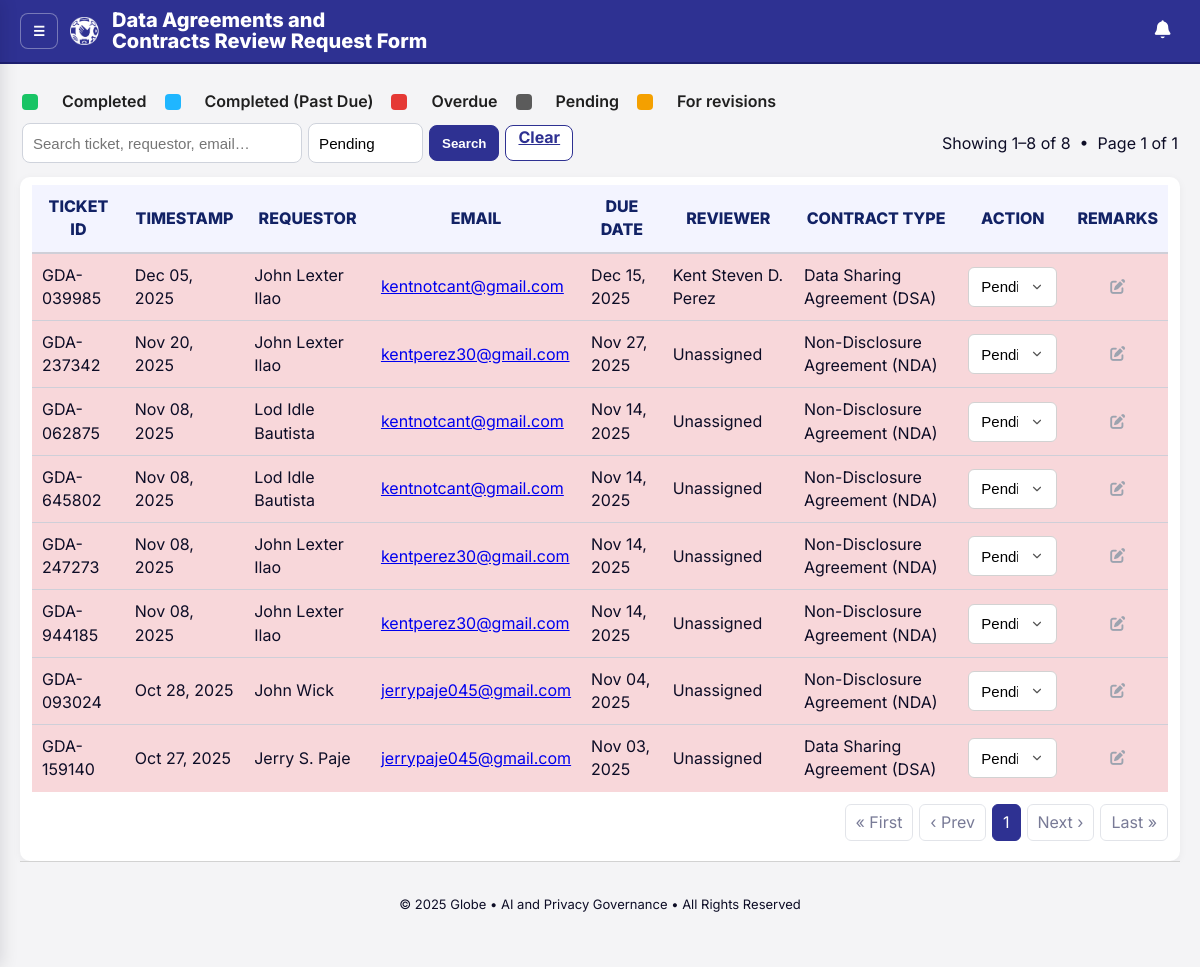
/tickets.php?status=Pending (signed in), run on the app's committed database.
### tables this page shows
CREATE TABLE `tickets` (
  `id` bigint(20) unsigned NOT NULL AUTO_INCREMENT,
  `ticket_code` varchar(20) NOT NULL,
  `created_at` datetime NOT NULL DEFAULT current_timestamp(),
  `full_name` varchar(200) NOT NULL,
  `email` varchar(200) NOT NULL,
  `priority` enum('Low','Normal','High','Urgent') DEFAULT 'Normal',
  `due_date` date DEFAULT NULL,
  `completed_at` datetime DEFAULT NULL,
  `grp` varchar(50) NOT NULL,
  `tribe` varchar(200) DEFAULT NULL,
  `assigned_lawyer` varchar(200) DEFAULT NULL,
  `cc_emails` text DEFAULT NULL,
  `summary` text NOT NULL,
  `contract_type` varchar(100) NOT NULL,
  `contract_other` varchar(200) DEFAULT NULL,
  `customer` varchar(200) NOT NULL,
  `vendor` varchar(200) NOT NULL,
  `pd_nature` varchar(120) NOT NULL,
  `pd_other_text` varchar(255) DEFAULT NULL,
  `clauses` text NOT NULL,
  `doc_link` varchar(1000) DEFAULT NULL,
  `status` enum('Pending','In Review','For Revisions','Completed') NOT NULL DEFAULT 'Pending',
  `remarks` text DEFAULT NULL,
  `email_24h_sent` tinyint(1) NOT NULL DEFAULT 0,
  `email_24h_sent_at` datetime DEFAULT NULL,
  PRIMARY KEY (`id`)
);

CREATE TABLE `lawyers` (
  `id` int(11) NOT NULL AUTO_INCREMENT,
  `name` varchar(100) NOT NULL,
  `email` varchar(190) NOT NULL,
  `pass_hash` varchar(255) NOT NULL,
  `role` enum('lawyer','admin') NOT NULL DEFAULT 'lawyer',
  `created_at` timestamp NOT NULL DEFAULT current_timestamp(),
  `archived_at` datetime DEFAULT NULL,
  `archived_by` int(11) DEFAULT NULL,
  PRIMARY KEY (`id`),
  UNIQUE KEY `email` (`email`),
  KEY `idx_lawyers_archived_at` (`archived_at`)
);

### api/query_tickets.php (called while the page is built, shortened)
<?php
$q       = trim($_GET['q'] ?? '');
$page    = max(1, (int)($_GET['page'] ?? 1));
$perPage = 10;
$status = $_GET['status'] ?? '';
$conditions = ['1'];
$types      = '';
$params     = [];
if ($status !== '') {
    if ($status === 'Overdue') {
        $conditions[] = "(t.due_date < CURDATE() AND t.status <> 'Completed')";
    } else {
        $conditions[] = "t.status = ?";
        $params[] = $status;
        $types   .= 's';
    }
}
$where = implode(' AND ', $conditions);
$usePrepared = ($types !== '');
$countSql = "
SELECT COUNT(*) c
FROM tickets t
LEFT JOIN lawyers l ON l.id = t.assigned_lawyer
WHERE $where
";
if (!$usePrepared) {
    $countRes = $conn->query($countSql);
    $total = (int) $countRes->fetch_assoc()['c'];
} else {
    $stmtCnt = $conn->prepare($countSql);
    $stmtCnt->bind_param($types, ...$params);
    $stmtCnt->execute();
    $resCnt = $stmtCnt->get_result();
    $total  = (int) $resCnt->fetch_assoc()['c'];
}
$totalPages = max(1, ceil($total / $perPage));
$offset = ($page - 1) * $perPage;
$selectSql = "
SELECT
    t.id,
    t.ticket_code,
    t.created_at,
    t.completed_at,
    t.full_name,
    t.email,
    t.priority,
    t.due_date,
    t.assigned_lawyer,
    t.contract_type,
    t.status,
    t.remarks,
    l.name  AS reviewer_name,
    l.email AS reviewer_email
FROM tickets t
LEFT JOIN lawyers l
       ON l.email = t.assigned_lawyer
WHERE $where
ORDER BY t.id DESC
LIMIT ? OFFSET ?
";
if (!$usePrepared) {
    $stmt = $conn->prepare($selectSql);
    $stmt->bind_param("ii", $perPage, $offset);
} else {
    $typesPage  = $types . "ii";
    $paramsPage = $params;
    $paramsPage[] = $perPage;
    $paramsPage[] = $offset;
    $stmt = $conn->prepare($selectSql);
    $stmt->bind_param($typesPage, ...$paramsPage);
}
$stmt->execute();
$rows = $stmt->get_result();

### tickets.php (the view, shortened to what this page needs)
<?php
require __DIR__ . '/config/db.php';
require __DIR__ . '/utils/pagination.php';
include __DIR__ . '/api/query_tickets.php';
function h($s){ return htmlspecialchars((string)$s, ENT_QUOTES, 'UTF-8'); }
function status_class($status, $due_date, $completed_at = null) {
    $today = date('Y-m-d');
    $due = $due_date ? date('Y-m-d', strtotime($due_date)) : null;
    if ($due && $due < $today) {
        return 'row-overdue';
    }
    return 'row-pending';
}
?>
<!doctype html>
<html lang="en">
<head>
  <link rel="stylesheet" href="assets/css/admin.css">
  <link rel="stylesheet" href="assets/css/notifications.css">
  <link rel="stylesheet" href="https://cdnjs.cloudflare.com/ajax/libs/font-awesome/7.0.1/css/all.min.css">
</head>
<body>
<?php
include __DIR__ . '/assets/partials/brandbar.php';
?>
<main class="container-fluid page" id="mainContent">
<div class="legend">
    <span class="dot dot-green"></span> Completed
    <span class="dot dot-blue"></span> Completed (Past Due)
    <span class="dot dot-red"></span> Overdue
    <span class="dot dot-gray"></span> Pending
    <span class="dot dot-amber"></span> For revisions
</div>
  <div class="toolbar">
    <form class="search" method="get" action="">
      <input type="text" name="q" value="<?= h($q) ?>" placeholder="Search ticket, requestor, email…">
      <select name="status" class="status-filter" onchange="this.form.submit()">
        <option value="Pending"        <?= $status==='Pending'?'selected':''; ?>>Pending</option>
      </select>
      <button class="btn" type="submit">Search</button>
      <?php if ($q !== '' || $status !== ''): ?>
        <a class="btn ghost" href="tickets.php">Clear</a>
      <?php endif; ?>
    </form>
      <?php
      $from = ($total === 0) ? 0 : ($offset + 1);
      $to   = min($offset + $perPage, $total);
      ?>
      <div class="muted">
        Showing <?= $from ?>–<?= $to ?> of <?= $total ?>
        &nbsp;•&nbsp;
        Page <?= (int)$page ?> of <?= (int)$totalPages ?>
      </div>
  </div>
  <section class="table-wrap">
    <table class="tickets">
      <thead>
        <tr>
          <th>TICKET ID</th>
          <th>TIMESTAMP</th>
          <th>REQUESTOR</th>
          <th>EMAIL</th>
          <th>DUE DATE</th>
          <th>REVIEWER</th>
          <th>CONTRACT TYPE</th>
          <th>ACTION</th>
          <th>REMARKS</th>
        </tr>
      </thead>
      <tbody>
        <?php while ($r = $rows->fetch_assoc()):
         $class = status_class($r['status'], $r['due_date'] ?? null,$r['completed_at'] ?? null);
          $reviewerName = $r['reviewer_name'] ?? 'Unassigned';
        ?>
        <tr class="<?= $class ?>">
          <td><?= h($r['ticket_code']) ?></td>
          <td><?= h(date('M d, Y', strtotime($r['created_at']))) ?></td>
          <td><?= h($r['full_name']) ?></td>
          <td><a href="mailto:<?= h($r['email']) ?>"><?= h($r['email']) ?></a></td>
          <td><?= h(date('M d, Y', strtotime($r['due_date']))) ?></td>
          <td><?= h($reviewerName) ?></td>
          <td><?= h($r['contract_type']) ?></td>
          <td>
            <form method="post" action="api/update_status.php">
              <select name="status" onchange="this.form.submit()"
                <?= $r['status']==='Completed'?'disabled':''; ?>>
                <option value="Pending"        <?= $r['status']==='Pending'?'selected':''; ?>>Pending</option>
              </select>
            </form>
          </td>
        <td style="text-align:center;">
          <?php $hasRemarks = trim((string)($r['remarks'] ?? '')) !== ''; ?>
          <button
            type="button"
            class="icon-btn openRemarksModal <?= $hasRemarks ? 'has-remarks' : 'no-remarks' ?>"
            title="<?= $hasRemarks ? 'View / Edit Remarks' : 'Add Remarks' ?>"
            data-id="<?= (int)$r['id'] ?>"
            data-ticket="<?= h($r['ticket_code']) ?>"
            data-remarks="<?= h($r['remarks'] ?? '') ?>"
          >
            <i class="fa-solid fa-pen-to-square"></i>
          </button>
        </td>
        </tr>
      <?php endwhile; ?>
      </tbody>
    </table>
    <?= build_pagination($page, $totalPages, $q, $status) ?>
  </section>
        <footer class="site-footer">
        <p>© 2025 Globe • AI and Privacy Governance • All Rights Reserved</p>
      </footer>
</main>
</body>
</html>

### assets/css/admin.css (style rules this page uses)
* { scrollbar-width: thin; scrollbar-color: var(--brand) var(--bg); }
:root { --brand: #2E3192; --brand-700: #1e2375; --brand-ring: 0 0 0 3px rgba(46,49,146,.15); --bg: #f4f4f6; --card: #ffffff; --ink: #0d0d26; --muted: #666; --border: #d2d2d2; --green: #18c465; --red: #e53935; --amber: #f4a000; --gray: #5b5b5b; --row-border: #cfcfd8; }
* { box-sizing: border-box; }
html, body { margin: 0; height: 100%; background: var(--bg); color: var(--ink); font-family: "Inter", system-ui, -apple-system, Segoe UI, Roboto, Arial, sans-serif; line-height: 1.45; }
input[type="text"], input[type="email"], input[type="file"], textarea, select { width: 100%; font-size: 15px; padding: 10px 12px; min-height: 40px; border: 1px solid var(--border); border-radius: 6px; background: #fff; transition: border-color .2s, box-shadow .2s, background .2s; }
select { -webkit-appearance: none; appearance: none; background-repeat: no-repeat; background-position: right 12px center; background-size: 14px; padding-right: 38px; }
.btn { padding: 10px 18px; border: none; border-radius: 8px; font-weight: 700; cursor: pointer; transition: transform .04s, background .2s, filter .2s; }
.btn:not(.primary) { background: #fff; border: 1px solid #ccc; }
.icon-btn { border: 1px solid transparent; background: transparent; padding: 6px 8px; border-radius: 8px; cursor: pointer; transition: all .15s ease; }
.icon-btn i { font-size: 15px; }
.icon-btn.no-remarks { color: #9ca3af; }
.legend { display:flex; align-items:center; gap:18px; margin:6px 0 10px 2px; color:#1f1f1f; font-weight:600; }
.dot { width:16px; height:16px; border-radius:4px; display:inline-block; margin-right:6px; }
.dot-green { background: var(--green); }
.dot-red { background: var(--red); }
.dot-gray { background: var(--gray); }
.dot-amber { background: var(--amber); }
.dot-blue { background: #1fb6ff; }
.table-wrap { background:#fff; border-radius:10px; padding:8px 12px; box-shadow:0 2px 8px rgba(0,0,0,.05); width:100%; overflow-x:auto; }
table.tickets { width:100%; border-collapse:separate; border-spacing:0; }
.tickets th { background:#f3f4ff; color:#122265; font-weight:800; border-bottom:2px solid var(--row-border); padding:10px; position:sticky; top:0; z-index:1; }
.tickets td { padding:10px; border-bottom:1px solid var(--row-border); }
.tickets tr:last-child td { border-bottom:none; }
.row-overdue { background: rgba(229,57,53,.16); }
.row-overdue { background-color: #f8d7da !important; }
#mainContent { padding: 20px 20px; }
.toolbar { display:flex;gap:12px;align-items:center;justify-content:space-between;margin:10px 2px 14px }
.toolbar .search { display:flex;gap:6px;align-items:center }
.toolbar input[type="text"] { height:36px;padding:6px 10px;border:1px solid #cfd3dc;border-radius:8px;min-width:280px }
.toolbar .btn { height:36px;padding:0 12px;border-radius:8px;border:1px solid #2E3192;background:#2E3192;color:#fff;cursor:pointer }
.toolbar .btn.ghost { background:#fff;color:#2E3192 }
.table-wrap { width:100%;overflow-x:auto }
.status-filter { height:36px; padding:0 10px; border:1px solid #cfd3dc; border-radius:8px; background:#fff; font-size:.95rem; }
.site-footer { height: var(--footer-h); display:flex; align-items:center; justify-content:center; text-align:center; padding: 20px 16px; font-size:13px; border-top: 1px solid var(--border); background: var(--bg); flex: 0 0 auto; }

### data on the page
tickets: ticket_code "GDA-039985", created_at "Dec 05, 2025", full_name "John Lexter Ilao", email "kentnotcant@gmail.com", due_date "Dec 15, 2025", lawyers.name "Kent Steven D. Perez", contract_type "Data Sharing Agreement (DSA)", status "Pending"
tickets: ticket_code "GDA-237342", created_at "Nov 20, 2025", full_name "John Lexter Ilao", email "kentperez30@gmail.com", due_date "Nov 27, 2025", reviewerName "Unassigned", contract_type "Non-Disclosure Agreement (NDA)", status "Pending"
tickets: ticket_code "GDA-062875", created_at "Nov 08, 2025", full_name "Lod Idle Bautista", email "kentnotcant@gmail.com", due_date "Nov 14, 2025", reviewerName "Unassigned", contract_type "Non-Disclosure Agreement (NDA)", status "Pending"
tickets: ticket_code "GDA-645802", created_at "Nov 08, 2025", full_name "Lod Idle Bautista", email "kentnotcant@gmail.com", due_date "Nov 14, 2025", reviewerName "Unassigned", contract_type "Non-Disclosure Agreement (NDA)", status "Pending"
tickets: ticket_code "GDA-247273", created_at "Nov 08, 2025", full_name "John Lexter Ilao", email "kentperez30@gmail.com", due_date "Nov 14, 2025", reviewerName "Unassigned", contract_type "Non-Disclosure Agreement (NDA)", status "Pending"
tickets: ticket_code "GDA-944185", created_at "Nov 08, 2025", full_name "John Lexter Ilao", email "kentperez30@gmail.com", due_date "Nov 14, 2025", reviewerName "Unassigned", contract_type "Non-Disclosure Agreement (NDA)", status "Pending"
tickets: ticket_code "GDA-093024", created_at "Oct 28, 2025", full_name "John Wick", email "jerrypaje045@gmail.com", due_date "Nov 04, 2025", reviewerName "Unassigned", contract_type "Non-Disclosure Agreement (NDA)", status "Pending"
tickets: ticket_code "GDA-159140", created_at "Oct 27, 2025", full_name "Jerry S. Paje", email "jerrypaje045@gmail.com", due_date "Nov 03, 2025", reviewerName "Unassigned", contract_type "Data Sharing Agreement (DSA)", status "Pending"

### other printed values
$brand['titleLines'][0] "Data Agreements and"
$brand['titleLines'][1] "Contracts Review Request Form"
$from "1"
$to "8"
$total "8"
$page "1"
$totalPages "1"
